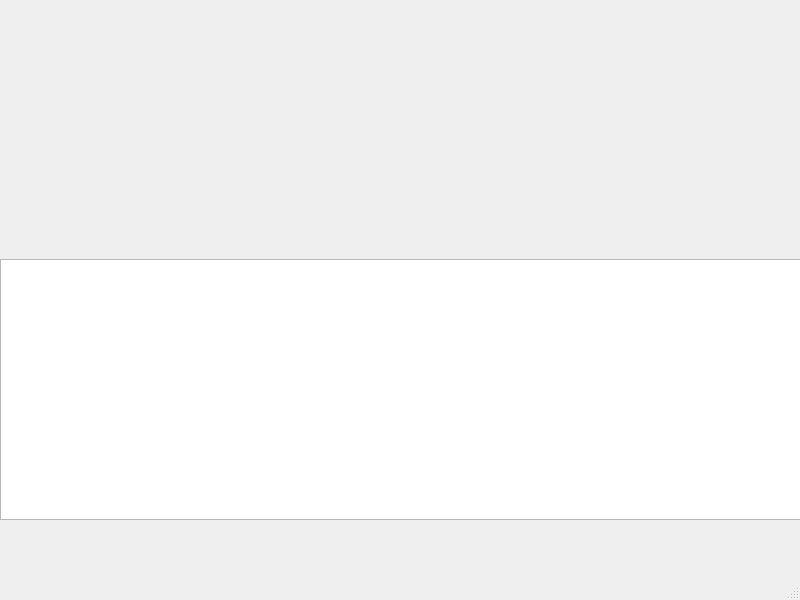
<?xml version="1.0" encoding="UTF-8"?>
<ui version="4.0">
 <class>tickets_main_window</class>
 <widget class="QMainWindow" name="tickets_main_window">
  <property name="geometry">
   <rect>
    <x>0</x>
    <y>0</y>
    <width>800</width>
    <height>600</height>
   </rect>
  </property>
  <property name="windowTitle">
   <string>票</string>
  </property>
  <property name="windowIcon">
   <iconset>
    <normaloff>images/animal_bird_sc.ico</normaloff>images/animal_bird_sc.ico</iconset>
  </property>
  <widget class="QWidget" name="centralwidget">
   <widget class="QWidget" name="verticalLayoutWidget">
    <property name="geometry">
     <rect>
      <x>0</x>
      <y>259</y>
      <width>801</width>
      <height>261</height>
     </rect>
    </property>
    <layout class="QVBoxLayout" name="verticalLayout">
     <item>
      <widget class="QTableWidget" name="tickets_display_table">
       <property name="gridStyle">
        <enum>Qt::DotLine</enum>
       </property>
      </widget>
     </item>
    </layout>
   </widget>
  </widget>
  <widget class="QMenuBar" name="menubar">
   <property name="geometry">
    <rect>
     <x>0</x>
     <y>0</y>
     <width>800</width>
     <height>23</height>
    </rect>
   </property>
  </widget>
  <widget class="QStatusBar" name="statusbar"/>
 </widget>
 <resources/>
 <connections/>
</ui>
